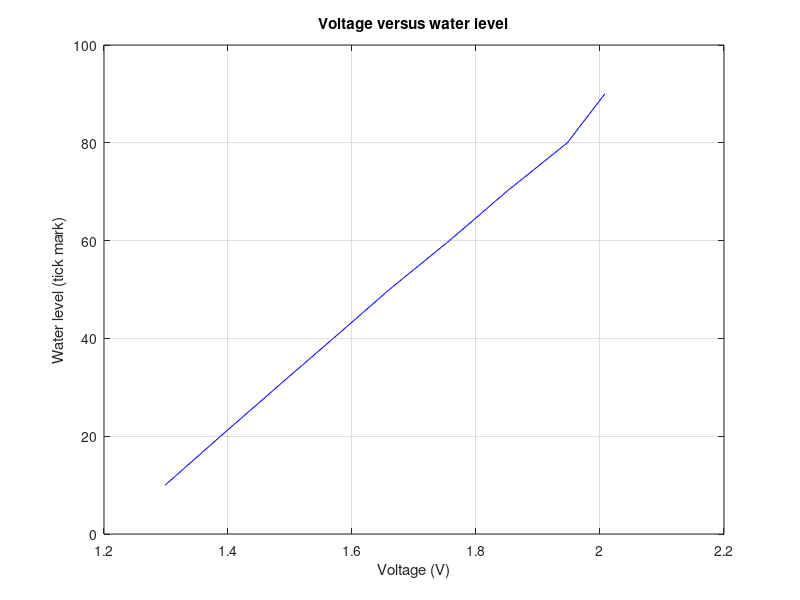

Write MATLAB code to recreate this figure.
clear all
x = [10, 20, 30, 40, 50, 60, 70, 80, 90; 1.2986, 1.3880, 1.4785, 1.5698, 1.6603, 1.7572, 1.8490, 1.9473, 2.0077];
ticks = x(1,:);
V = x(2,:);

figure, plot(V,ticks,'Color','b'), grid;
title('Voltage versus water level');
ylabel('Water level (tick mark)');
xlabel('Voltage (V)');
p = polyfit(V,ticks,1);
slope = p(1,1)
offset = p(1,2)